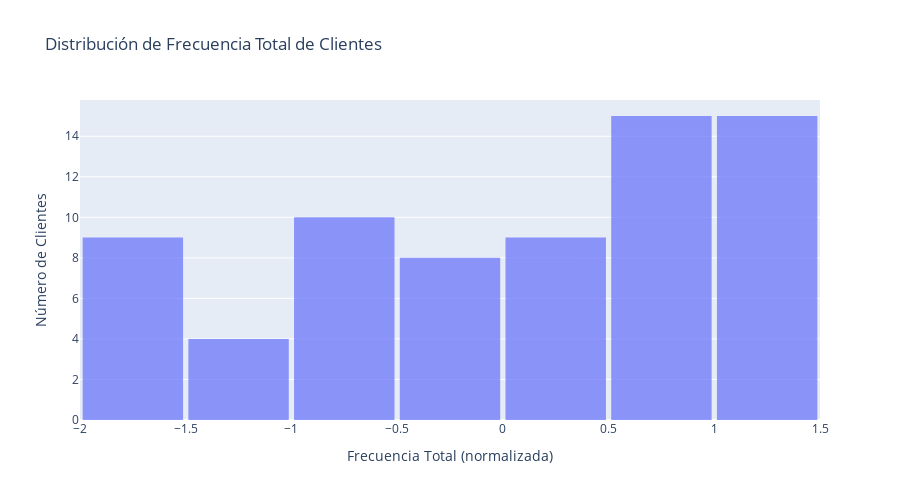

Notebook cell for this chart:
### Code cell
# Crear histograma interactivo
fig = go.Figure()

fig.add_trace(go.Histogram(
    x=rfm_scaled['frequency_total'],
    nbinsx=8,
    name='Frecuencia Total',
    marker_color='#636efa',
    opacity=0.7,
    hovertemplate='<b>Frecuencia:</b> %{x:.3f}<br><b>Clientes:</b> %{y}</b><extra></extra>'
))

# Configurar layout
fig.update_layout(
    title='Distribución de Frecuencia Total de Clientes',
    xaxis_title='Frecuencia Total (normalizada)',
    yaxis_title='Número de Clientes',
    height=500,
    showlegend=False,
    bargap=0.05
)

# Mostrar gráfico
fig.show()

### Figure 1 — Plotly figure (JSON) as saved in the notebook; plotly's stock layout.template omitted (floating-point values rounded to 4 significant figures)
{"data": [{"hovertemplate": "<b>Frecuencia:</b> %{x:.3f}<br><b>Clientes:</b> %{y}</b><extra></extra>", "marker": {"color": "#636efa"}, "name": "Frecuencia Total", "nbinsx": 8, "opacity": 0.7, "type": "histogram", "x": [-1.935, -1.627, -1.238, -1.627, -0.8804, -0.4022, -1.935, -1.099, -0.982, -1.408, -0.2224, -0.2224, -0.2224, -0.04465, -0.04465, -0.0136, 0.3247, 0.01624, 0.4983, 0.1742, 0.665, 0.7476, 0.5999, 0.8807, 0.6266, 0.8016, 1.1, 1.078, 1.026, 0.8713, 1.078, 1.16, 1.192, 1.286, 1.173, 1.173, 1.154, 1.186, 1.16, 1.085, 1.002, 1.071, 0.8016, 0.9776, 0.9351, 0.852, 0.7805, 0.5999, 0.5723, 0.5723, 0.4666, 0.344, 0.1251, 0.07262, -0.6382, 0.15, -0.5111, -0.8804, -0.7908, -0.7908, -0.4547, -0.7908, -0.7908, -1.627, -1.099, -1.627, -0.982, -1.627, -1.935, -1.935]}], "layout": {"bargap": 0.05, "height": 500, "showlegend": false, "title": {"text": "Distribución de Frecuencia Total de Clientes"}, "xaxis": {"title": {"text": "Frecuencia Total (normalizada)"}}, "yaxis": {"title": {"text": "Número de Clientes"}}}}
